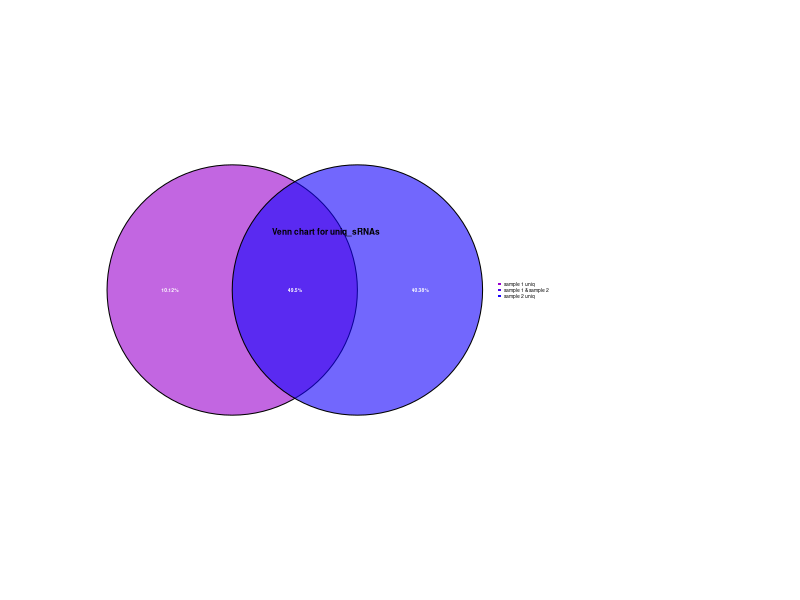

Recreate this plot in R.
library(plotrix)
x=0:10
y=seq(0,10,length=11)
pdf("venn.pdf",width=3,height=4.5)
plot(x,y,type="n",axes=F,xlab="",ylab="")
draw.circle(2,5,2,col=rgb(154/255,0/255,205/255,0.6))
draw.circle(4,5,2,col=rgb(21/255,3/255,252/255,0.6))
text(1,5,labels="10.12%",col="white",font=2,cex=0.3)
text(5,5,labels="40.38%",col="white",font=2,cex=0.3)
text(3,5,labels="49.5%",col="white",font=2,cex=0.3)
legend(6.2,5,pch=15, xjust=0,yjust=0.5,bty="n",cex=0.3,
       col=c(rgb(154/255,0/255,205/255),rgb(74/255,2/255,233/255),rgb(21/255,3/255,252/255)),
       legend=c("sample 1 uniq","sample 1 & sample 2","sample 2 uniq"))
text(3.5,6.5,labels="Venn chart for uniq_sRNAs",font=2,cex=0.5)
dev.off()

